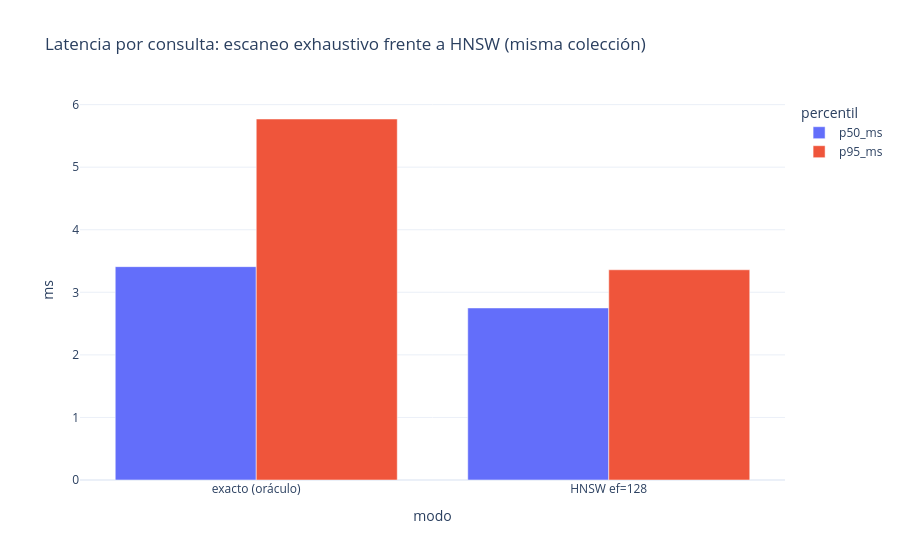

Here is the notebook cell this chart was saved with:
### Code cell
import plotly.express as px

px.bar(
    latency_modes.melt(id_vars="modo", var_name="percentil", value_name="ms"),
    x="modo", y="ms", color="percentil", barmode="group",
    title="Latencia por consulta: escaneo exhaustivo frente a HNSW (misma colección)",
)

### Figure 1 — Plotly figure (JSON) as saved in the notebook; plotly's stock layout.template omitted (floating-point values rounded to 4 significant figures)
{"data": [{"alignmentgroup": "True", "hovertemplate": "percentil=p50_ms<br>modo=%{x}<br>ms=%{y}<extra></extra>", "legendgroup": "p50_ms", "marker": {"color": "#636efa", "pattern": {"shape": ""}}, "name": "p50_ms", "offsetgroup": "p50_ms", "orientation": "v", "showlegend": true, "textposition": "auto", "type": "bar", "x": ["exacto (oráculo)", "HNSW ef=128"], "xaxis": "x", "y": [3.41, 2.75], "yaxis": "y"}, {"alignmentgroup": "True", "hovertemplate": "percentil=p95_ms<br>modo=%{x}<br>ms=%{y}<extra></extra>", "legendgroup": "p95_ms", "marker": {"color": "#EF553B", "pattern": {"shape": ""}}, "name": "p95_ms", "offsetgroup": "p95_ms", "orientation": "v", "showlegend": true, "textposition": "auto", "type": "bar", "x": ["exacto (oráculo)", "HNSW ef=128"], "xaxis": "x", "y": [5.77, 3.36], "yaxis": "y"}], "layout": {"barmode": "group", "legend": {"title": {"text": "percentil"}, "tracegroupgap": 0}, "title": {"text": "Latencia por consulta: escaneo exhaustivo frente a HNSW (misma colección)"}, "xaxis": {"anchor": "y", "domain": [0.0, 1.0], "title": {"text": "modo"}}, "yaxis": {"anchor": "x", "domain": [0.0, 1.0], "title": {"text": "ms"}}}}
